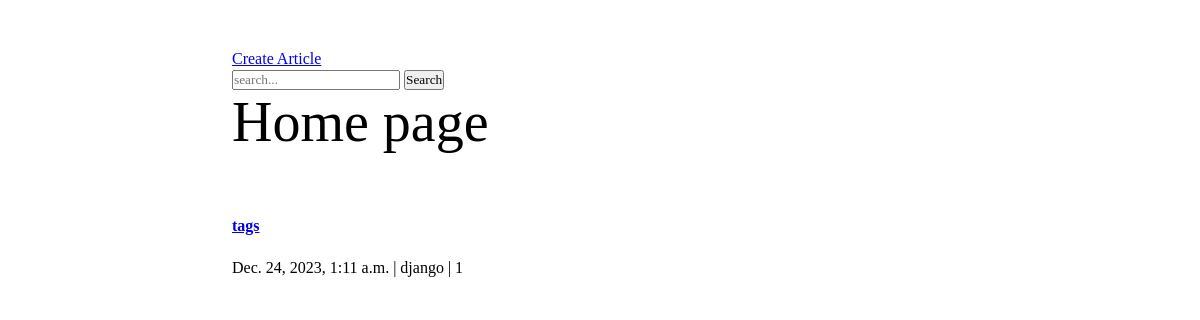
The app's page /, older data.
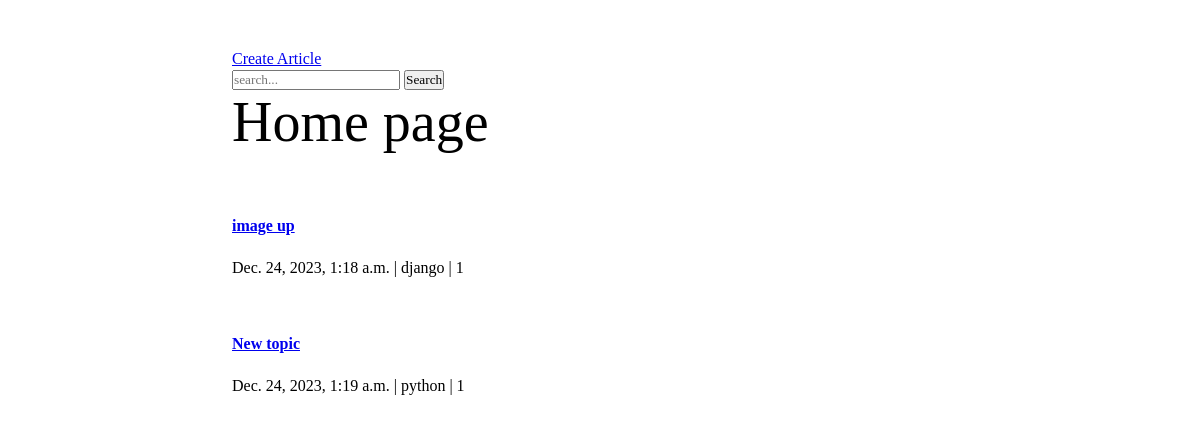
The same page, newer data.
### blog/models.py (models this page shows, shortened)
class Article(models.Model):
    author = models.ForeignKey(to=User, on_delete=models.CASCADE, blank=True)
    category = models.ForeignKey(to=Category, on_delete=models.CASCADE)
    topic = models.CharField(max_length=255, unique=True)
    body = tm.HTMLField()
    posted = models.BooleanField(default=False)
    thumbnail = models.ImageField(
        upload_to="thumbnails/",
        null=True,
        blank=True,
        validators=[
            FileExtensionValidator(allowed_extensions=["png", "jpg", "jpeg"]),
        ],
    )
    slug = AutoSlugField(
        populate_from="topic",
        blank=True,
        null=True,
        unique=True,
        always_update=True,
        default=None,
        unique_with=["author"],
    )
    created_on = models.DateTimeField(null=True, blank=True)
    updated_on = models.DateTimeField(null=True, blank=True)
    views = models.IntegerField(default=0)
    def get_absolute_url(self):
        return reverse("blog:article_details", kwargs={"slug": self.slug})

class Category(models.Model):
    name = models.CharField(max_length=100, unique=True)
    total_post = models.IntegerField(verbose_name="total posts", default=0)
    def __str__(self):
        return self.name

### blog/views.py (the view)
# urls.py: path("", views.home, name="home"),
def home(request):
    if request.method == "POST":
        query = request.POST["query"]
        articles = Article.objects.filter(
            Q(topic__icontains=query) | Q(body__icontains=query)
        )
    else:
        articles = Article.objects.all()
    return render(request, "blog/home.html", context={"articles": articles})

### blog/templates/blog/home.html (shortened to what this page needs)
{% extends 'base.html' %}
{% block content %}
    <a href="{% url 'blog:article_create' %}">Create Article</a>
    <form method="post">
        <input type="search" placeholder="search..." name="query" />
        <button>Search</button>
    </form>
    {% if articles %}
        <h1>Home page</h1>
        {% for article in articles %}
            <div class="entry">
                <h2>
                    <a href="{{ article.get_absolute_url }}">{{ article.topic }}</a>
                </h2>
                <p>
                    <span>{{ article.updated_on }}</span> | <span>{{ article.category }}</span> |
                    <span>{{ article.views }}</span>
                </p>
            </div>
        {% endfor %}
    {% else %}
        <h1>No record found</h1>
    {% endif %}
{% endblock %}

### templates/base.html (shortened to what this page needs)
<!DOCTYPE html>
<html lang="en">
    <head>
        {% load static %}
        <link rel="stylesheet"
              href="{% static 'highlight/styles/nord.css' %}"
              {% load static %}>
    </head>
    <body>
        <div class="container">
            {% block content %}{% endblock %}
        </div>
    </body>
</html>

### templates/base.html (style rules this page uses)
* { padding: 0; margin: 0; box-sizing: border-box; font-family: 'sans-serif'; }
span { word-break: brak-all; }
.container { max-width: 768px; margin: 2rem auto; padding: 1rem; }
p, a { line-height: 1.4; font-size: 1rem; }
p { margin: 1rem 0; }
h1 { font-size: 3.5rem; font-weight: 500; margin-bottom: 2.5rem; }
h2 { font-size: 2.5rem; }
h2, h3 { margin-top: 2rem; }

Row changes from the older to the newer data that the page shows:
removed Article: topic "tags", updated_on "Dec. 24, 2023, 1:11 a.m.", category "django", views "1"
added Article: topic "image up", updated_on "Dec. 24, 2023, 1:18 a.m.", category "django", views "1"
added Article: topic "New topic", updated_on "Dec. 24, 2023, 1:19 a.m.", category "python", views "1"
